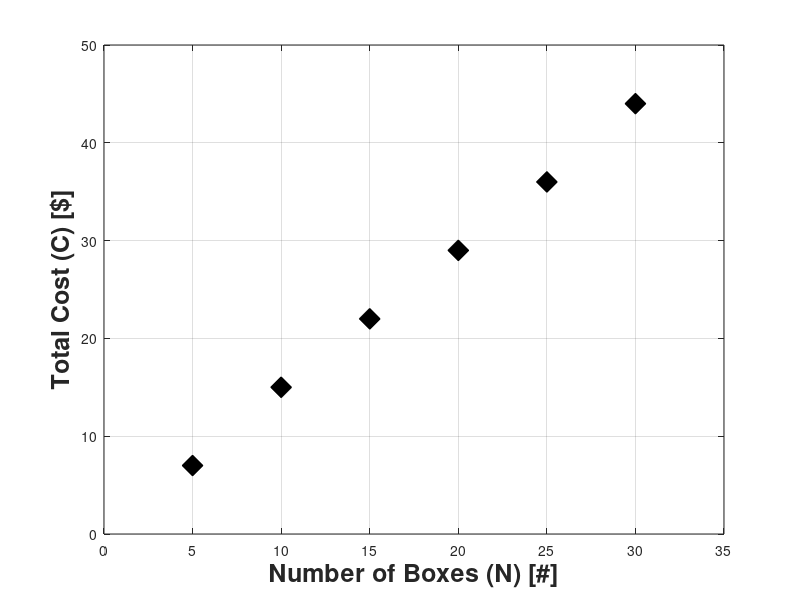

This chart was generated by the following MATLAB code:
%{
Landon Moon 1250-008 4/16/2021
problem statemnt: develope a software ordering system for FunCereals Inc.

I put comments noting which steps go with what blocks of code. I saw in the
instructions saying that constants should be stored in varibles. I didn't
see any cases that needed it becuase its just conversion but I put comments
explaining why and some commented code for if I used solved the problem
using a constant.
%}
clear
clc
close all

%1
Specs={'Crazy Marshmallows' 0.100 20 5 22 3.00;'Cinnamonairs' 0.168 20 4.5 24.5 1.75;'Loopy Loops' 0.103 20 5.5 30.5 1.50;'Crunch Bunch' 0.118 20 7 32 2.50};

%2
S=size(Specs); %size of Specs
Choice=menu('What cereal would you like to order?',Specs(1:S(1),1));

%3
Box=input('Enter the number of boxes you would like: ');

%4
UserName=input('Enter your name: ','s');

%5
%SG is in g/cm^3 by default. I saw this problem as just a conversion
%problem so I didn't state the density of water because its just 1g/cm^3.
%Here's the code for if you want me to multiply by a the constant instead.
%SGw=1000;
%Dense=Specs{Choice,2}*SGw;
Dense=Specs{Choice,2}*1000; %converting given SG into kg/m^3

%6
V=Specs{Choice,3}*Specs{Choice,4}*Specs{Choice,5}; %volume in cm^3
V=V/1000000; %converting from cm^3 to m^3. dividing by 100 three times is the same as dividing by 1000000

%7
Mass=Dense*V; %mass of the box in kg
Mass=Mass*2.205; %converting kg to lbm. Constant of gravity is not needed to convert to lbm since its not a force
Cost=Mass*Specs{Choice,6}; %mass times cost per mass.

%8
CName=Specs{Choice,1};

%9
fprintf('%s ordered %.0f boxes of %s cereal. The total cost of the order is $%.2f.',UserName,Box,CName,Cost*Box)

%10
CData=[5 10 15 20 25 30;7 15 22 29 36 44];
L=length(CData);
x=CData(1,1:L);
y=CData(2,1:L);
%plotting
plot(x,y,'dk','MarkerSize',15,'MarkerFaceColor','k')
grid on
%labels
xlabel('Number of Boxes (N) [#]','FontSize',18,'FontWeight','bold')
ylabel('Total Cost (C) [$]','FontSize',18,'FontWeight','bold')
%axis
axis([0 35 0 50])